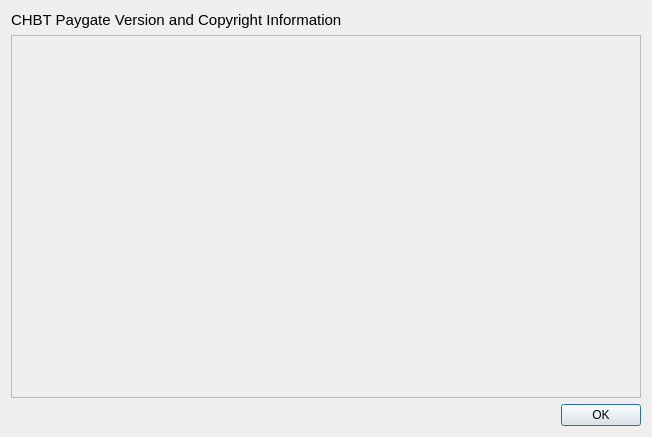
<?xml version="1.0" encoding="UTF-8"?>
<ui version="4.0">
 <class>CHBTPayGateVersionDialog</class>
 <widget class="QDialog" name="CHBTPayGateVersionDialog">
  <property name="geometry">
   <rect>
    <x>0</x>
    <y>0</y>
    <width>652</width>
    <height>437</height>
   </rect>
  </property>
  <property name="windowTitle">
   <string>CHBToken - Paygate Version and Copyright</string>
  </property>
  <layout class="QVBoxLayout" name="verticalLayout_2">
   <item>
    <layout class="QVBoxLayout" name="verticalLayout">
     <item>
      <widget class="QLabel" name="label">
       <property name="font">
        <font>
         <pointsize>11</pointsize>
        </font>
       </property>
       <property name="text">
        <string>CHBT Paygate Version and Copyright Information</string>
       </property>
      </widget>
     </item>
    </layout>
   </item>
   <item>
    <layout class="QVBoxLayout" name="verticalLayout_3">
     <item>
      <widget class="QPlainTextEdit" name="chbtPaygateInfo">
       <property name="enabled">
        <bool>false</bool>
       </property>
      </widget>
     </item>
     <item>
      <layout class="QHBoxLayout" name="horizontalLayout">
       <item>
        <spacer name="horizontalSpacer">
         <property name="orientation">
          <enum>Qt::Horizontal</enum>
         </property>
         <property name="sizeHint" stdset="0">
          <size>
           <width>40</width>
           <height>20</height>
          </size>
         </property>
        </spacer>
       </item>
       <item>
        <widget class="QPushButton" name="pushButton">
         <property name="text">
          <string>OK</string>
         </property>
        </widget>
       </item>
      </layout>
     </item>
    </layout>
   </item>
  </layout>
 </widget>
 <resources/>
 <connections/>
</ui>
